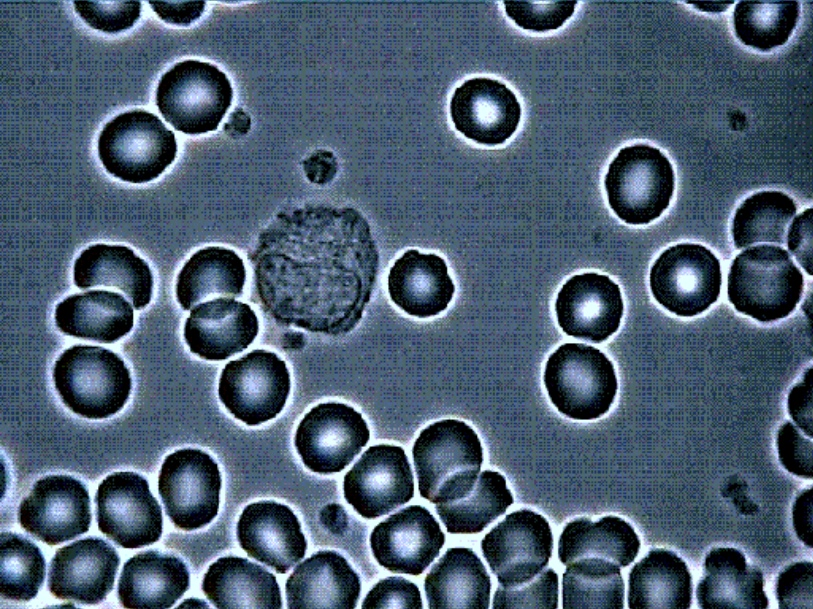
#> input picture Task1/2.png, 813 x 609 px
$ jupyter execute 'Blood cells.ipynb'
#> lines starting #> are read from the running program, lines starting #| are printed output that depends on the picture; after the words box and inside, x2 and y2 are one past the last pixel; in counts of white or black regions, pixels touching at a corner belong together
# Выделить и посчитать клетки крови

[cell 1]
import cv2
import numpy as np
import matplotlib.pyplot as plt
import math

from ipywidgets import interact

# Функция вывода изображения

[cell 2]
def showImage(images, size = 15, colorMap = 'gray'):
    countImages = len(images)
    #size *= countImages
    pic_box = plt.figure(figsize=(size, size * countImages))
    for i, image in enumerate(images):
        pic_box.add_subplot(countImages, 2, i+1)
        plt.imshow(image)
        plt.set_cmap(colorMap)
        plt.subplots_adjust(wspace=0, hspace=0.1)
        plt.axis('off')
    plt.show()

# Перевод в полутоновое

[cell 3]
img = cv2.imread('2.png')
#> img is the input picture: shape (609, 813, 3); mean B, G, R 111.9, 93.1, 75.2
gray = cv2.cvtColor(img, cv2.COLOR_BGR2GRAY)
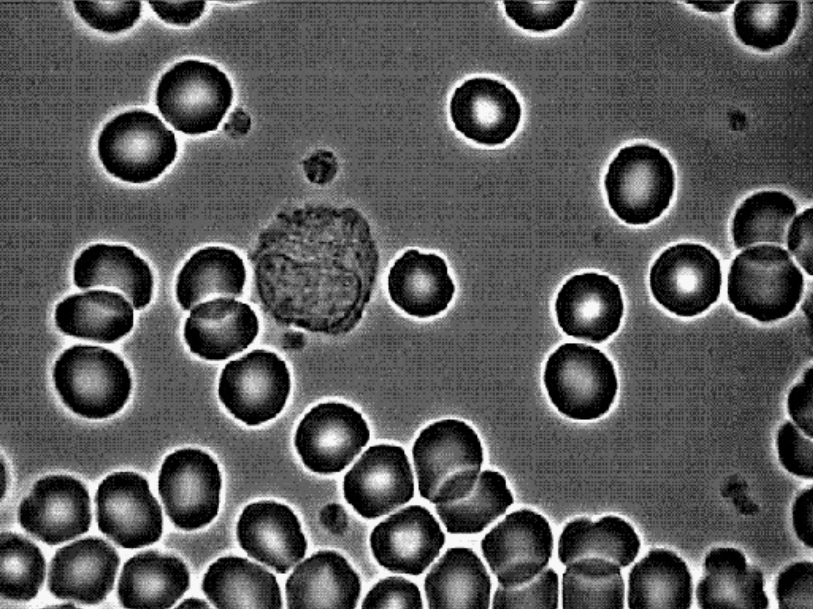
#> gray: shape (609, 813); min 0, max 251, mean 89.9
showImage([gray])
#> in showImage, `countImages = len(images)`: countImages = 1
#> the loop in showImage, `for i, image in enumerate(images):` made 1 pass

[cell 4]
blur = cv2.blur(gray, (7,7))
showImage([blur])
#> the loop in showImage (call 2), `for i, image in enumerate(images):` made 1 pass

[cell 5]
canny = cv2.Canny(blur, 130, 235)
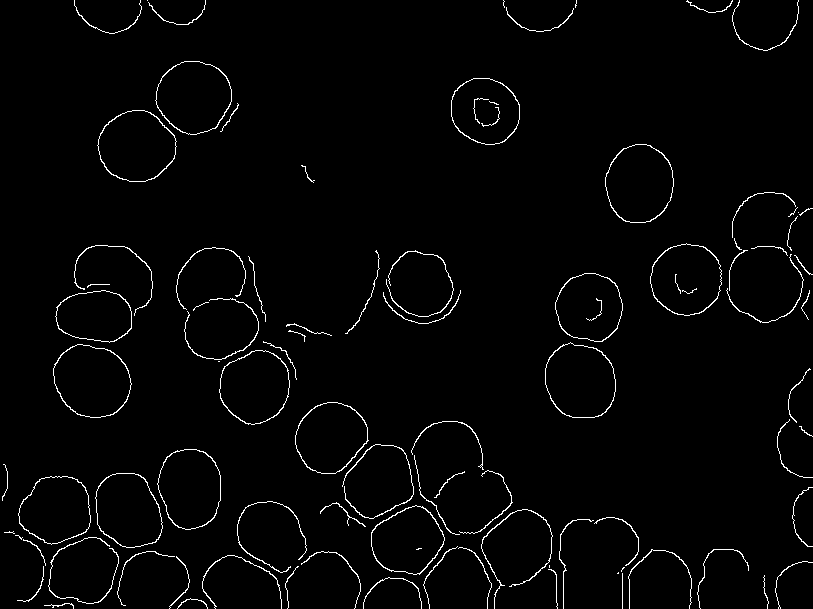
#> canny: shape (609, 813); 2.1% white in thin lines or dots
showImage([canny])

[cell 6]
kernel1 = cv2.getStructuringElement(cv2.MORPH_RECT, (6,6))
dilate = cv2.dilate(canny, kernel1)
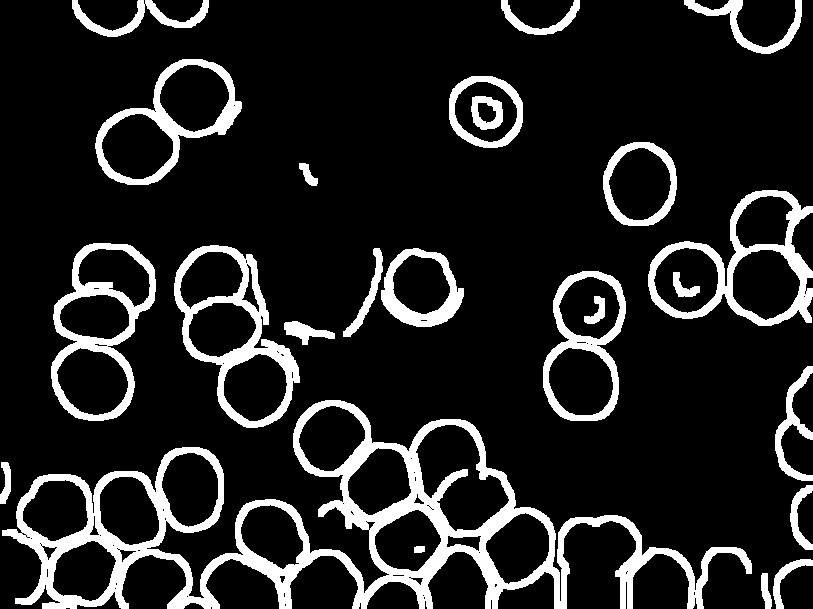
#> dilate: shape (609, 813); 13.5% white; 24 white regions, largest, box (x1, y1, x2, y2) and area: (2, 400, 752, 609) 29072, (174, 245, 300, 428) 5437, (648, 190, 813, 326) 5330
showImage([dilate])

[cell 7]
hpone= np.ones(dilate.shape, dtype = 'uint8')
rule = cv2.subtract(hpone, dilate)
#> hpone: shape (609, 813); every value is 1
showImage([rule])

[cell 8]
_, markers = cv2.connectedComponents(rule)
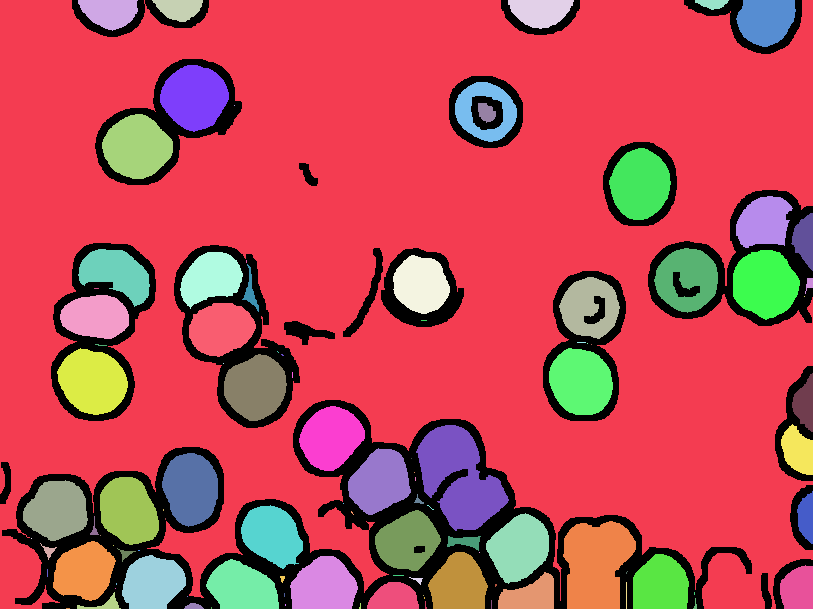
#> markers: shape (609, 813) int32; 103 distinct labels, from 0 to 102; one colour per label, 0 black
showImage([markers])

[cell 9]
full = np.zeros(dilate.shape, dtype = 'uint8')
for n in np.unique(markers):
    if n != 0 and n !=1:
        full[markers == n] = 255
#> this loop made 103 passes
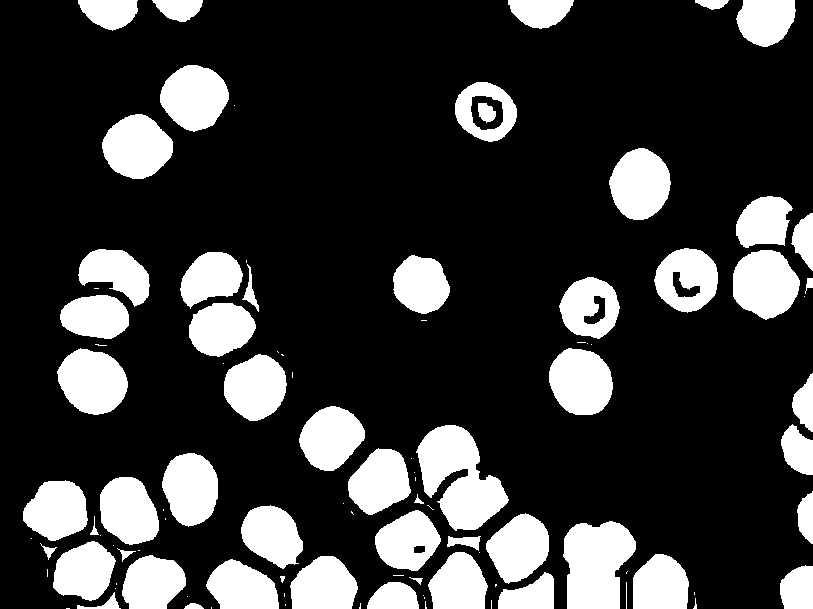
#> full: shape (609, 813); 22.3% white; 101 white regions (43 under 20 px), largest, box (x1, y1, x2, y2) and area: (416, 425, 509, 531) 5600, (563, 521, 636, 609) 4926, (733, 250, 800, 320) 3513
trim = img
showImage([full])

[cell 10]
kernel3 = cv2.getStructuringElement(cv2.MORPH_ELLIPSE, ksize = (6, 6))
kernel4 = cv2.getStructuringElement(cv2.MORPH_ELLIPSE, ksize = (22, 22))
kernel5 = cv2.getStructuringElement(cv2.MORPH_ELLIPSE, ksize = (21, 21))
res = cv2.dilate(full, kernel3)
#> res: shape (609, 813); 27.4% white; 79 white regions, largest, box (x1, y1, x2, y2) and area: (731, 194, 803, 323) 6842, (414, 423, 512, 534) 6777, (239, 503, 361, 609) 6541
res = cv2.erode(res, kernel4)
#> res: shape (609, 813); 10.7% white; 47 white regions (3 under 20 px), largest, box (x1, y1, x2, y2) and area: (573, 530, 629, 609) 3028, (742, 259, 792, 311) 1938, (66, 357, 120, 407) 1932
res = cv2.dilate(res, kernel5)
#> res: shape (609, 813); 23.5% white; 44 white regions
showImage([res])

[cell 11]
count, markers2 = cv2.connectedComponents(res)
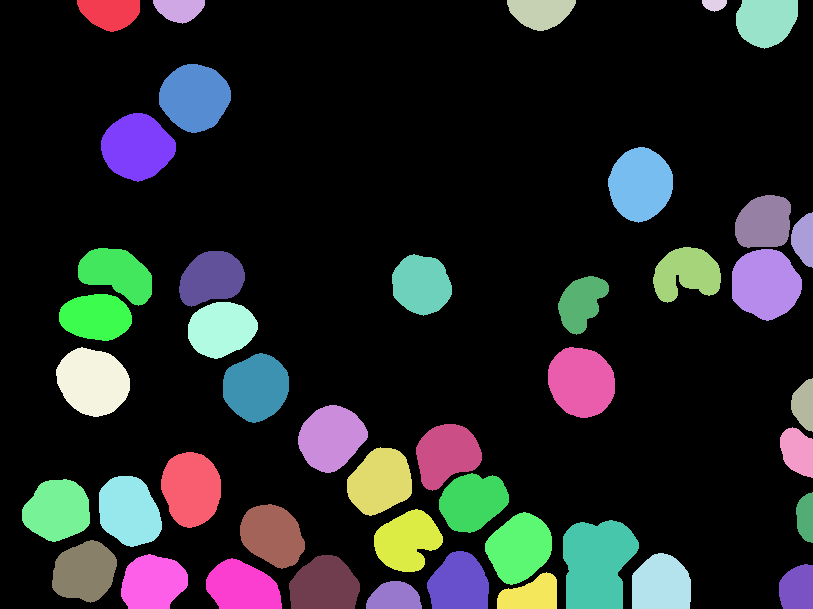
#> markers2: shape (609, 813) int32; 45 distinct labels, from 0 to 44; one colour per label, 0 black
#> count = 45
count = count-1
#> count = 44

[cell 12]
markers2 = np.uint8(markers2)
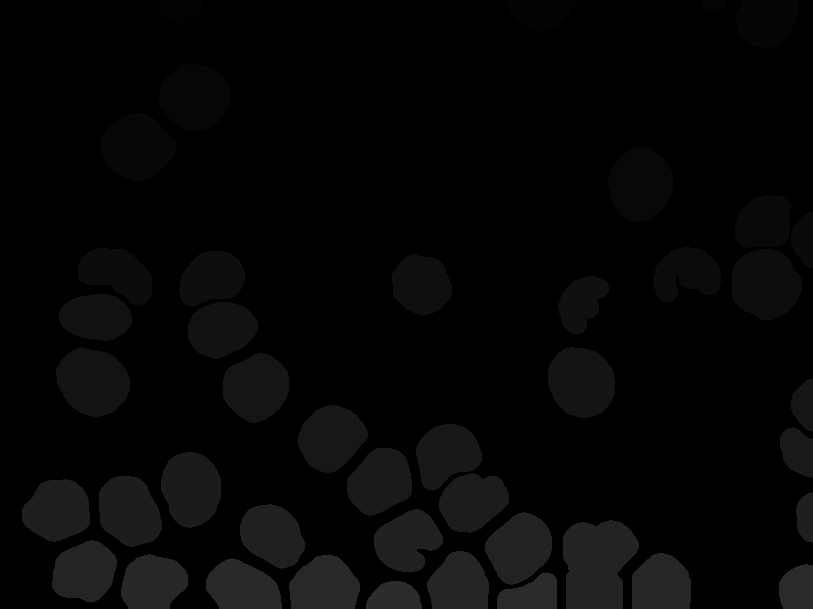
#> markers2: shape (609, 813); min 0, max 44, mean 5.5
contours1, hierarchy = cv2.findContours( markers2, cv2.RETR_TREE,cv2.CHAIN_APPROX_SIMPLE)
#> contours1 = 44 contours; largest, box (x1, y1, x2, y2) and area: (563, 520, 639, 609) 5186, (732, 249, 802, 321) 3758, (56, 347, 130, 417) 3749, (548, 347, 615, 418) 3632, (101, 113, 176, 182) 3624
cv2.drawContours(markers2, contours1, -1, (255,0,0), 2)
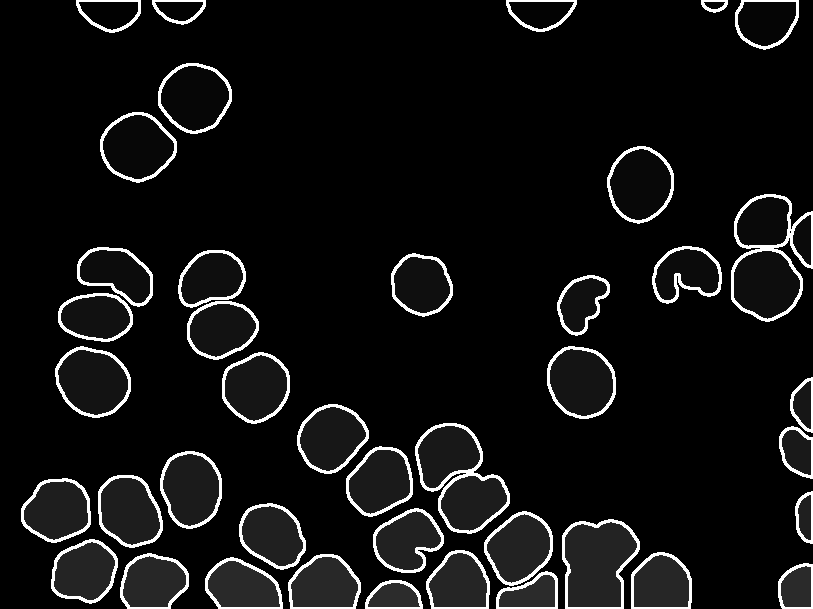
#> markers2: shape (609, 813); 5.45% of pixels changed, all inside (x1, y1, x2, y2) = (21, 0, 813, 609)
showImage([markers2])

[cell 13]
img[markers2==255] = [0,255,0]
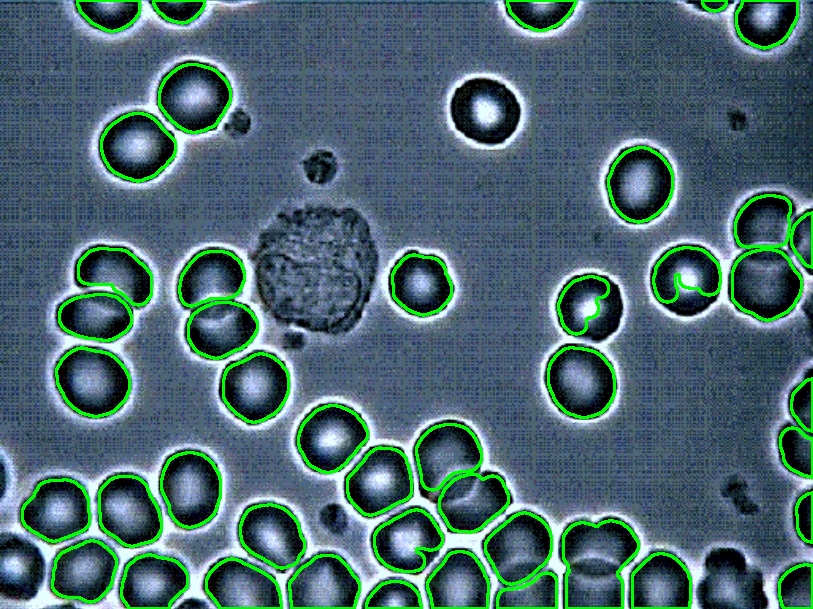
#> img: shape (609, 813, 3); mean B, G, R 109.5, 105.1, 73.8
print("Count of blood cells: ", count)
#| Count of blood cells:  44
showImage([img])
